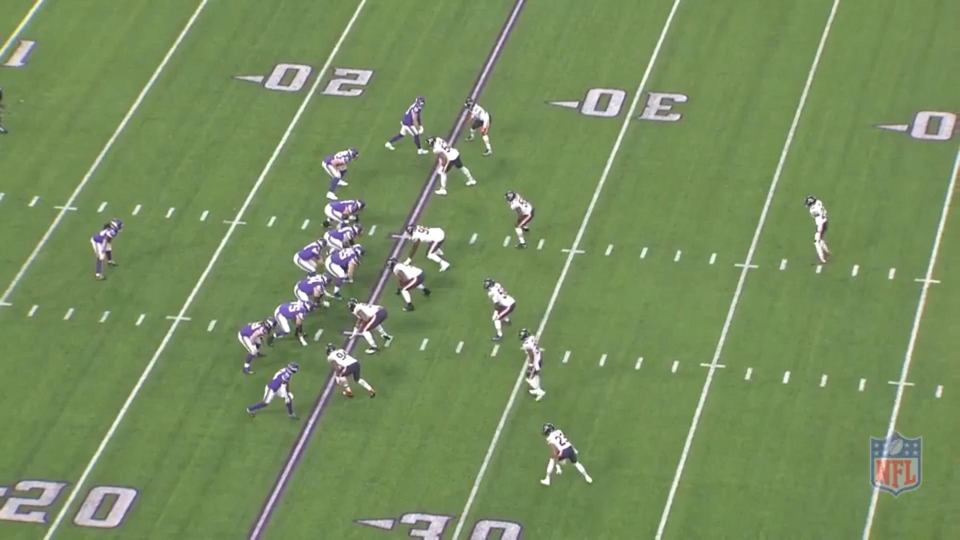
#> input picture data/sample_00.jpg, 1920 x 1080 px (shown at 1/2 size)
$ python -i line_detect.py   (imports and definitions only)
#> lines starting #> are read from the running program, lines starting #| are printed output that depends on the picture
import cv2 as cv
import numpy as np
import matplotlib.pyplot as plt
import scipy.ndimage as ndi
from numpy import linalg as LA


# [107 lines left out: functions findTransformMatrix, findIntersect, overlayLines, not called in this run]

def checkMatch(newLine, merged, drho=60, dtheta=5):
    for i, line in enumerate(merged):
        if abs(line[0] - newLine[0]) < drho and abs(line[1] - newLine[1]) < dtheta * np.pi / 180:
            return i

    return -1

# Input: img is rgb image
def findYardlines(img, makeplot=False):
    # convert to grayscale
#> called with makeplot = False
    gray = cv.cvtColor(img, cv.COLOR_RGB2GRAY)
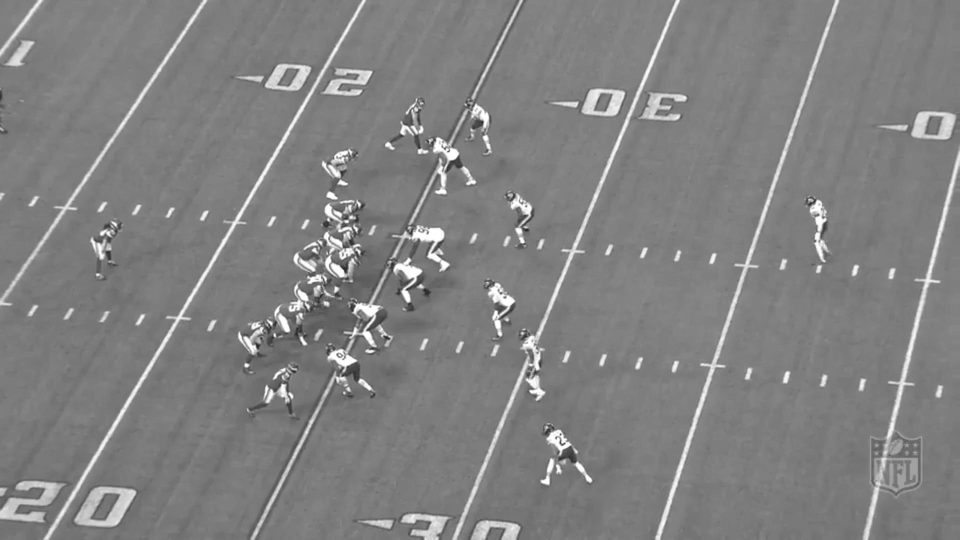
#> gray: shape (1080, 1920) (shown at 1/2 size); min 30, max 255, mean 129.1
    # find edge features
    edges = cv.Canny(gray, 50, 150, apertureSize = 3)
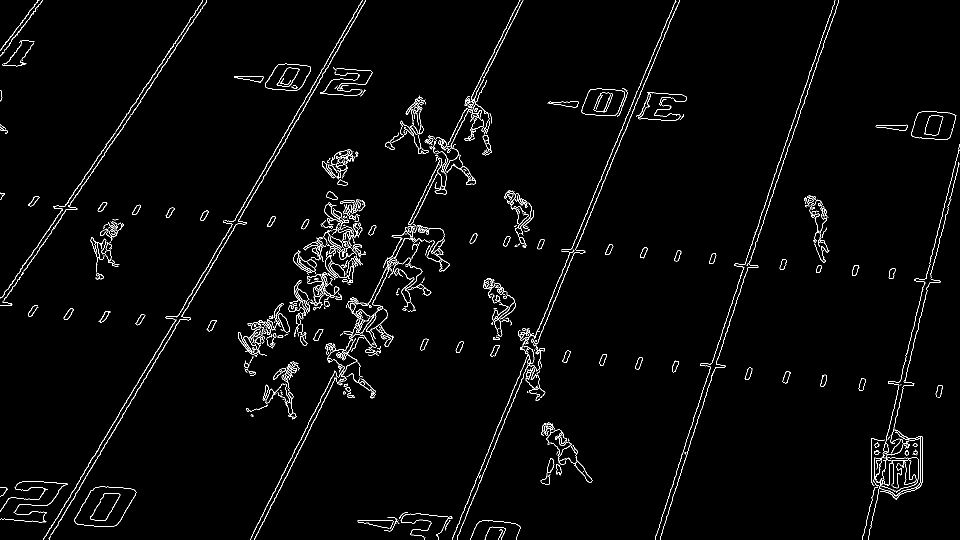
#> edges: shape (1080, 1920) (shown at 1/2 size); 2.2% white in thin lines or dots

    # list of detected lines
    lines = cv.HoughLines(edges, 2, np.pi/180, 400)
#> lines = 17 rows, first 8: [630, 0.541], [934, 0.471], [638, 0.541], [626, 0.524], [932, 0.454], [344, 0.593], [634, 0.524], [338, 0.593]

    # Fix theta, if theta > pi, subtract 2pi
    for i, line in enumerate(lines):
        rho, theta = line[0]

        if theta > np.pi / 2:
            lines[i, 0] = np.array([rho, theta - np.pi])
#> this loop made 17 passes
#> (rho, theta) on passes 1 to 12: (630, 0.541), (934, 0.471), (638, 0.541), (626, 0.524), (932, 0.454), (344, 0.593), (634, 0.524), (338, 0.593), (1586, 0.332), (1252, 0.401), (1578, 0.314), (1588, 0.314)

    # merge detected lines that are on the same yard line
    merged = []

    merged.append(lines[0, 0])

    for line in lines:
        # check all lines in merge to see if match
        match_idx = checkMatch(line[0], merged)

        if match_idx == -1:
            merged.append(line[0])
        else:
            merged[match_idx][0] = (merged[match_idx][0] + line[0][0]) / 2
            merged[match_idx][1] = (merged[match_idx][1] + line[0][1]) / 2
#> this loop made 17 passes
#> (line, match_idx) on passes 1 to 12: ([[630, 0.541]], 0), ([[934, 0.471]], -1), ([[638, 0.541]], 0), ([[626, 0.524]], 0), ([[932, 0.454]], 1), ([[344, 0.593]], -1), ([[634, 0.524]], 0), ([[338, 0.593]], 2), ([[1586, 0.332]], -1), ([[1252, 0.401]], -1), ([[1578, 0.314]], 3), ([[1588, 0.314]], 3)
#> after the loop, merged = [[632, 0.528], [937.5, 0.467], [341.5, 0.602], [1585, 0.319], [1251, 0.393], [1936, 0.244]]

    merged = np.array(merged)

    # Unfix theta, so it matches original format
    for i, line in enumerate(merged):
        rho, theta = line

        if theta < 0:
            merged[i] = np.array([rho, theta + np.pi])
#> this loop made 6 passes

    print('Found ', merged.shape[0], ' yard lines in image')
#| Found  6  yard lines in image

    if makeplot:
        overlayLines(img, merged)

    return merged

# [158 lines left out: functions maskHash, makeDoG, findHashmarks, not called in this run]

>>> import cv2
>>> picture = cv2.cvtColor(cv2.imread('data/sample_00.jpg'), cv2.COLOR_BGR2RGB)
>>> result = findYardlines(picture)
#> result has the same summary as merged in findYardlines

$ run again, on data/sample_01.jpg
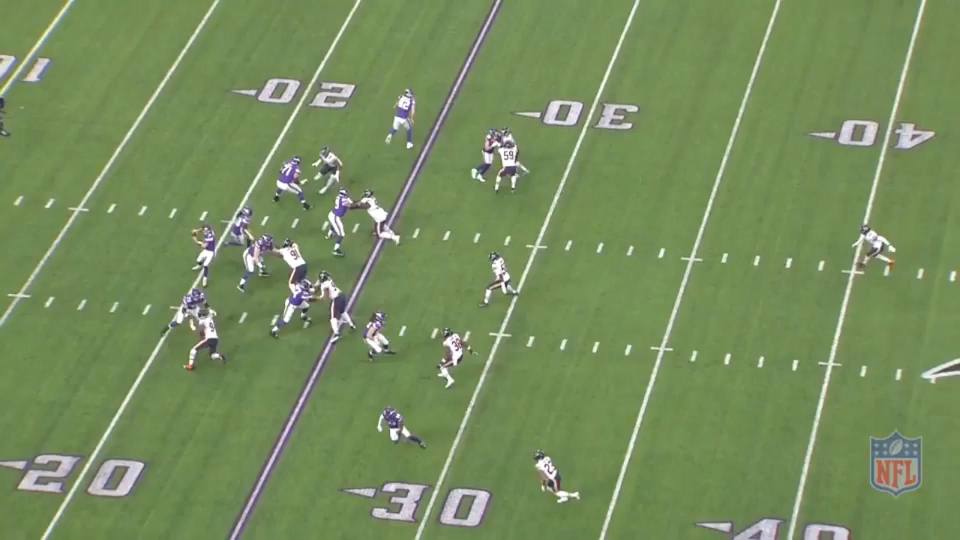
#> input picture data/sample_01.jpg, 1920 x 1080 px (shown at 1/2 size)
#> in findYardlines, `gray = cv.cvtColor(img, cv.COLOR_RGB2GRAY)`:
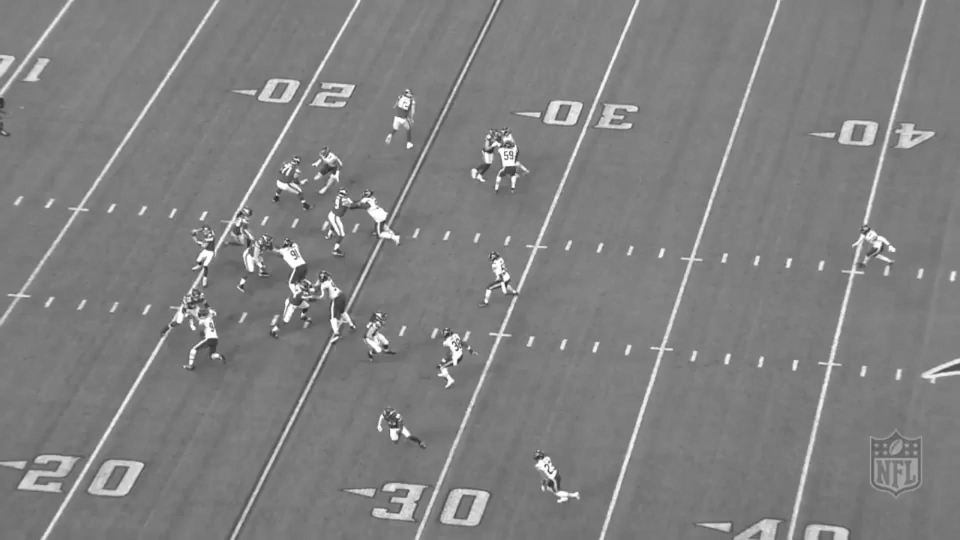
#> gray: shape (1080, 1920) (shown at 1/2 size); min 20, max 255, mean 128.2
#> in findYardlines, `edges = cv.Canny(gray, 50, 150, apertureSize = 3)`:
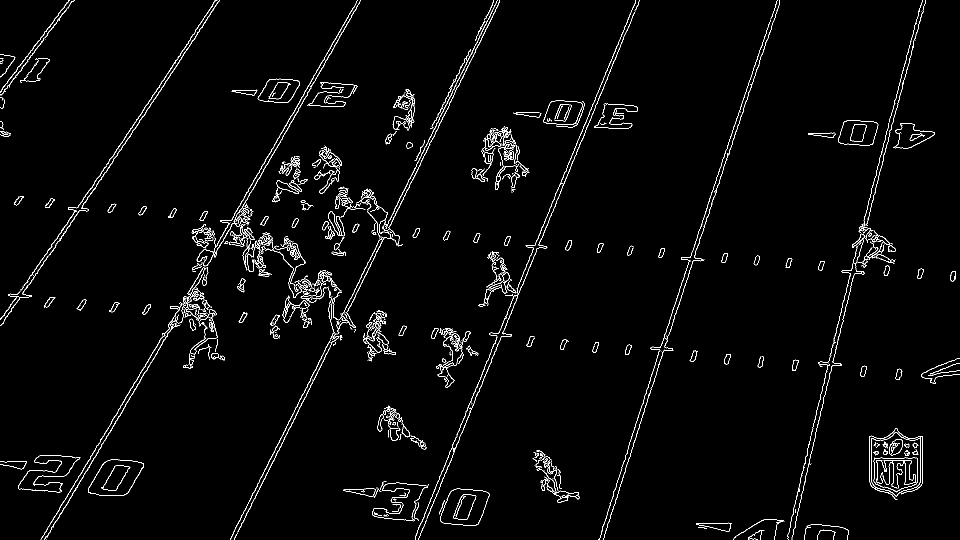
#> edges: shape (1080, 1920) (shown at 1/2 size); 2.3% white in thin lines or dots
#> lines = 15 rows, first 8: [620, 0.524], [894, 0.454], [898, 0.454], [626, 0.541], [360, 0.593], [366, 0.593], [1472, 0.314], [1480, 0.314]
#> the loop in findYardlines, `for i, line in enumerate(lines):` made 15 passes
#> the loop in findYardlines, `for line in lines:` made 15 passes
#> (line, match_idx) on passes 1 to 8: ([[620, 0.524]], 0), ([[894, 0.454]], -1), ([[898, 0.454]], 1), ([[626, 0.541]], 0), ([[360, 0.593]], -1), ([[366, 0.593]], 2), ([[1472, 0.314]], -1), ([[1480, 0.314]], 3)
#> after the loop in findYardlines, `for line in lines:`: merged = [[627.5, 0.537], [892, 0.454], [363, 0.593], [1476, 0.314], [1788, 0.249], [1177, 0.384]]
#> the loop in findYardlines, `for i, line in enumerate(merged):` made 6 passes
#| Found  6  yard lines in image
#> result has the same summary as merged in findYardlines

$ run again, on data/sample_03.jpg
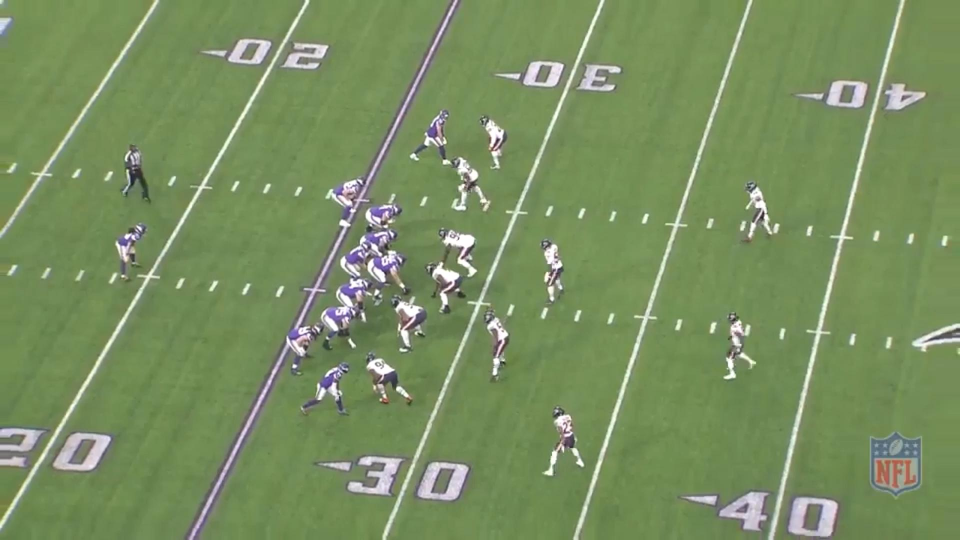
#> input picture data/sample_03.jpg, 1920 x 1080 px (shown at 1/2 size)
#> in findYardlines, `gray = cv.cvtColor(img, cv.COLOR_RGB2GRAY)`:
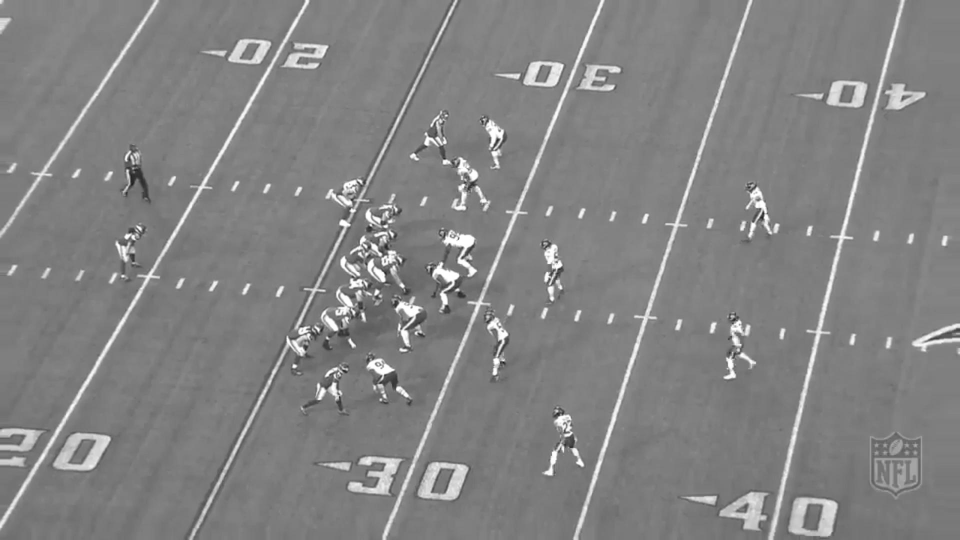
#> gray: shape (1080, 1920) (shown at 1/2 size); min 13, max 255, mean 130.7
#> in findYardlines, `edges = cv.Canny(gray, 50, 150, apertureSize = 3)`:
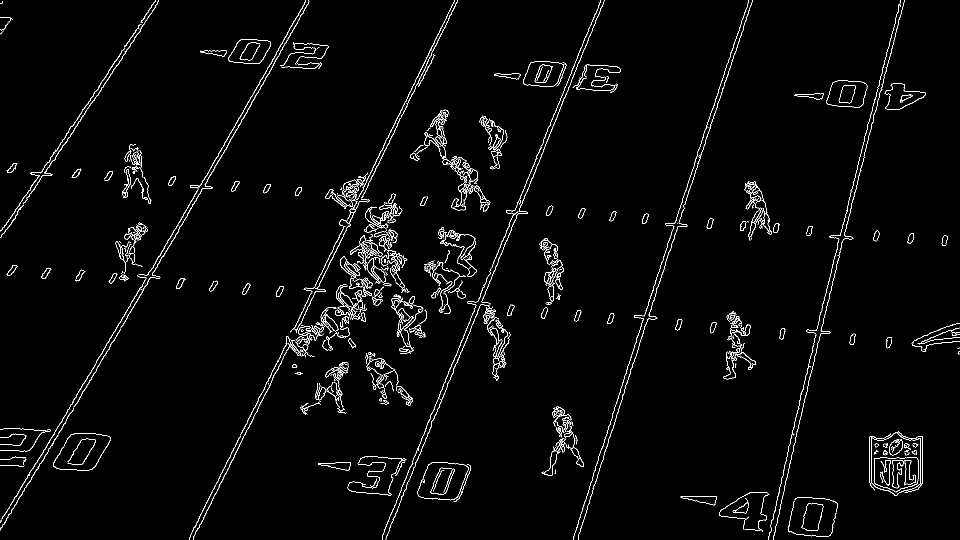
#> edges: shape (1080, 1920) (shown at 1/2 size); 2.3% white in thin lines or dots
#> lines = 14 rows, first 8: [532, 0.524], [1120, 0.384], [1422, 0.314], [538, 0.541], [1430, 0.314], [822, 0.454], [1112, 0.384], [824, 0.471]
#> the loop in findYardlines, `for i, line in enumerate(lines):` made 14 passes
#> the loop in findYardlines, `for line in lines:` made 14 passes
#> (line, match_idx) on passes 1 to 8: ([[532, 0.524]], 0), ([[1120, 0.384]], -1), ([[1422, 0.314]], -1), ([[538, 0.541]], 0), ([[1430, 0.314]], 2), ([[822, 0.454]], -1), ([[1112, 0.384]], 1), ([[824, 0.471]], 3)
#> after the loop in findYardlines, `for line in lines:`: merged = [[540.5, 0.537], [1116, 0.384], [1426, 0.314], [819.5, 0.458], [1747, 0.24], [260, 0.593]]
#> the loop in findYardlines, `for i, line in enumerate(merged):` made 6 passes
#| Found  6  yard lines in image
#> result has the same summary as merged in findYardlines
